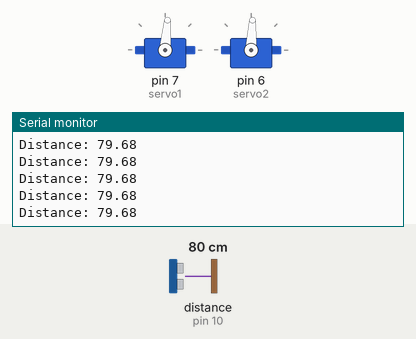
Simulated run of this sketch. Board: Arduino Uno, built with avr-gcc and run on an emulated ATmega328P. Parts: 2 × servo, the last lines printed to the serial monitor. Wiring (inferred from the names in the program): ultrasonic range finder: trigger pin 9; echo pin 10. Inputs (shaded band) come from the test bench; at power-on: distance to the obstacle (sensor on pin 10) 80 cm. The echo pulse lasts 58.3 µs per cm.

Above: at 1.2 s.
1.3 s: distance to the obstacle (sensor on pin 10) set to 10 cm
At 1.38 s:
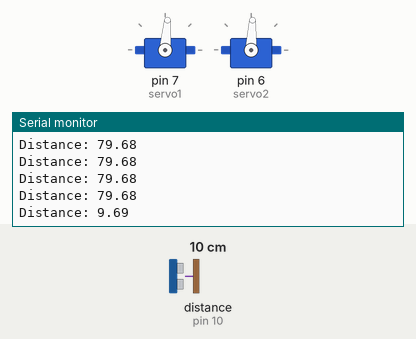
2.8 s: distance to the obstacle (sensor on pin 10) set to 7 cm
At 3.01 s:
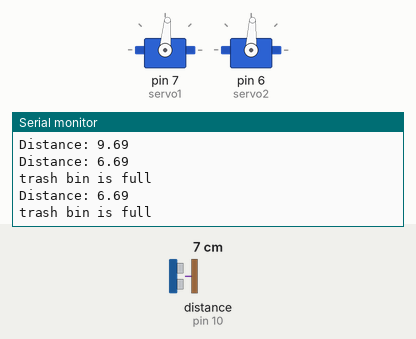
Timing chart, 0 to 5.8 s (numbered marks = the images above; inputs shaded):
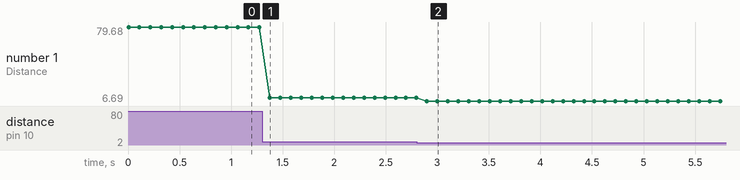

Measured:
- the behaviour switches between 9 and 8 cm on distance to the obstacle (sensor on pin 10) (found by bisection; images 1 and 2)
- after the input at 1.3 s, the serial monitor: prints a new line after 0.08 s (image 1)
- after the input at 2.8 s, the serial monitor: prints a new line after 0.10 s (image 2)
- plotted number 1: 79.68 → 9.69 after the input at 1.3 s, 9.69 → 6.69 after the input at 2.8 s

The sketch:

kappi.ino
```cpp
#include "HX711.h"
#include "Servo.h"

const int LOADCELL_DOUT_PIN = 2;
const int LOADCELL_SCK_PIN = 3;
HX711 scale;

const int trigPin = 9;
const int echoPin = 10;
float duration, distance;

Servo servo1;
Servo servo2;

void setup() {

  Serial.begin(115200);
  // setupWeight();
  setupVolume();
  setupServo();
}

void loop() {
  // checkWeight();
  checkVolume();

}


void setupWeight(){

  scale.begin(LOADCELL_DOUT_PIN, LOADCELL_SCK_PIN);

  Serial.println("Before setting up the scale:");
  Serial.print("read: \t\t");
  Serial.println(scale.read());      // print a raw reading from the ADC

  Serial.print("read average: \t\t");
  Serial.println(scale.read_average(20));   // print the average of 20 readings from the ADC

  Serial.print("get value: \t\t");
  Serial.println(scale.get_value(5));   // print the average of 5 readings from the ADC minus the tare weight (not set yet)

  Serial.print("get units: \t\t");
  Serial.println(scale.get_units(5), 1);  // print the average of 5 readings from the ADC minus tare weight (not set) divided
            // by the SCALE parameter (not set yet)

  scale.set_scale(-210126);

  scale.tare();               // reset the scale to 0

  Serial.println("After setting up the scale:");

  Serial.print("read: \t\t");
  Serial.println(scale.read());                 // print a raw reading from the ADC

  Serial.print("read average: \t\t");
  Serial.println(scale.read_average(20));       // print the average of 20 readings from the ADC

  Serial.print("get value: \t\t");
  Serial.println(scale.get_value(5));   // print the average of 5 readings from the ADC minus the tare weight, set with tare()

  Serial.print("get units: \t\t");
  Serial.println(scale.get_units(5), 1);        // print the average of 5 readings from the ADC minus tare weight, divided
            // by the SCALE parameter set with set_scale

}

void setupVolume(){
  pinMode(trigPin, OUTPUT);
	pinMode(echoPin, INPUT);
}

void setupServo(){
  servo1.attach(7);
  servo2.attach(6);

  servo1.write(85);
  servo2.write(87);
}


void checkWeight(){
  Serial.print("one reading:\t");
  Serial.print(scale.get_units(), 1);
  Serial.print("\t| average:\t");
  Serial.println(scale.get_units(10), 5);

  if(scale.get_units() > 6){
    responseOfFull();
  }
  delay(500);
}

void checkVolume(){
  digitalWrite(trigPin, LOW);
  delayMicroseconds(2);
  digitalWrite(trigPin, HIGH);
  delayMicroseconds(10);
  digitalWrite(trigPin, LOW);

  duration = pulseIn(echoPin, HIGH);
  distance = (duration*.0343)/2;
  Serial.print("Distance: ");
  Serial.println(distance);

  if(distance < 8){ // 8 centimeters
    responseOfFull();

  }

  delay(100);
}

void pickUpWaste(){
  // position to ground
  //bwelo onti
  for (int pos2servo = 85; pos2servo > 45; pos2servo--) {
    servo2.write(pos2servo);
    delay(15);
  }
  for (int pos1servo = 85; pos1servo < 173; pos1servo++){
    servo1.write(pos1servo);
    delay(15);
  }
  delay(1000);

  // scoop

  for (int pos2servo = 85; pos2servo < 173; pos2servo++){
    servo2.write(pos2servo);
    delay(15);
  }
  delay(1000);

  // ahon
  int pos2servo = 173;
  for (int pos1servo = 173; pos1servo > 55; pos1servo--){
    servo1.write(pos1servo);
    if(pos2servo>45){
      servo2.write(pos2servo);
      pos2servo--;
    }
    delay(15);
  }
  delay(1000);

  // tapon
  for (int pos2servo = 55; pos2servo < 153; pos2servo++){
    servo2.write(pos2servo);
    delay(15);
  }
  delay(1000);

  // back to position
  for (int pos1servo = 63; pos1servo < 85; pos1servo++){
    servo1.write(pos1servo);
    delay(15);
  }
  for (int pos2servo = 153; pos2servo > 86; pos2servo--){
    servo2.write(pos2servo);
    delay(15);
  }
}

void responseOfFull(){
   Serial.println("trash bin is full");
}
```
